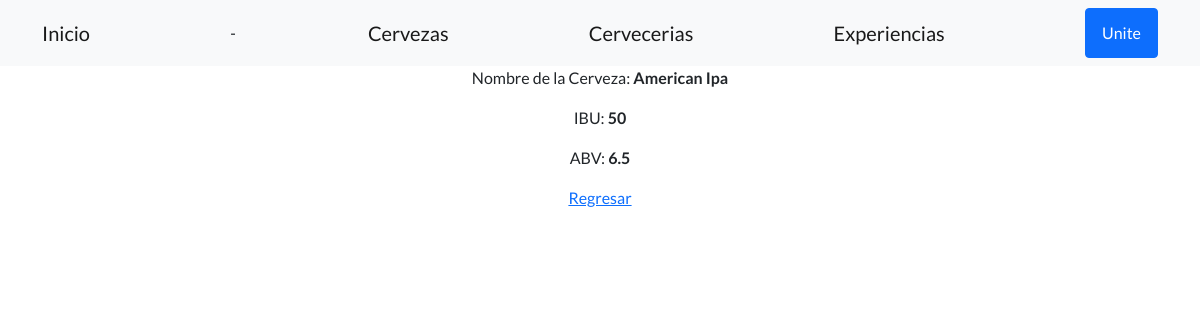
Screenshot of /Cerveblog/detalleCervezas/2 with the database file from the repository.
### GrupoC/models.py (models this page shows, shortened)
class Cerveza(models.Model):
    nombre=models.CharField('nombre', max_length=40)
    IBU=models.IntegerField()
    grad_alcohol=models.FloatField('ABV (%)')

### GrupoC/views.py (the view)
# urls.py: path('detalleCervezas/<pk>', views.CervezaDetail.as_view(),name='Detail'),
class CervezaDetail (DetailView):
    model= Cerveza
    template_name = "GrupoC/cerveza_detail.html"

### GrupoC/Templates/GrupoC/cerveza_detail.html (shortened to what this page needs)
<!DOCTYPE html>
<html lang="en">
<head>
    {% load static %}
    <link href="https://cdn.jsdelivr.net/npm/bootstrap-icons@1.5.0/font/bootstrap-icons.css" rel="stylesheet" type="text/css" />
    <link href="{% static 'GrupoC/css/styles.css' %}" rel="stylesheet" />
</head>
</head>
<body>
    <nav class="navbar navbar-light bg-light static-top">
        <div class="container">
            <a class="navbar-brand" href="{% url 'Inicio' %}">Inicio</a>
            <li class="list-inline-item">-</li>
            <a class="navbar-brand" href="{% url 'List' %}">Cervezas</a>
            <a class="navbar-brand" href="{% url 'ListCerve' %}">Cervecerias</a>
            <a class="navbar-brand" href="{% url 'NewExp' %}">Experiencias</a>
            <a class="btn btn-primary" href="#signup">Unite</a>
        </div>
    </nav>
    <div class="text-center">
        <p>Nombre de la Cerveza: <b>{{ cerveza.nombre }}</b></p>
        <p>IBU: <b>{{ cerveza.IBU }}</b></p>
        <p>ABV: <b>{{ cerveza.grad_alcohol }}</b></p>
        <p>
            <a href="{% url 'List' %}">Regresar</a>
        </p>
    </div>
</body>
</html>

### rows the page displays
Cerveza: nombre "American Ipa", IBU "50", grad_alcohol "6.5"
